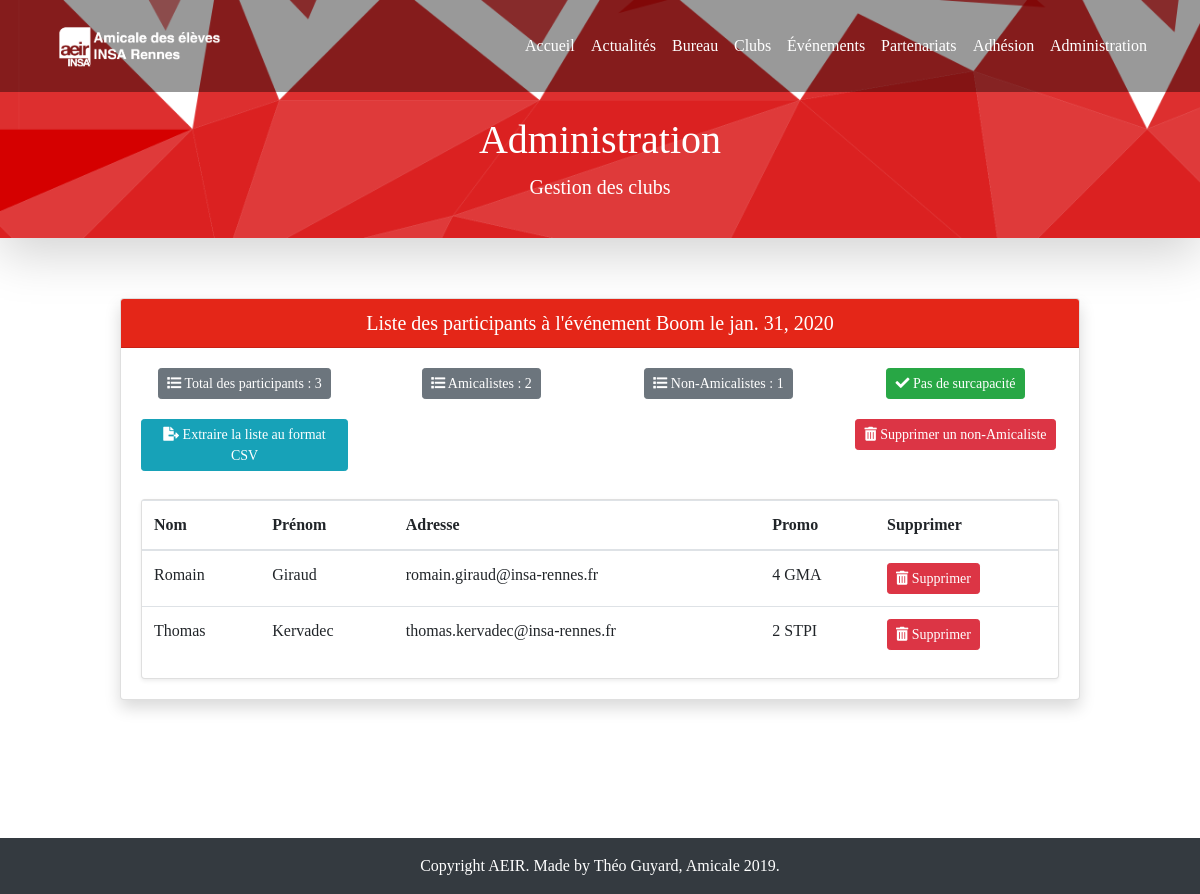
The app's page /administration/event_management_participants/10 (signed in) with its own data.
### administration/models.py (models this page shows)
class EventManagement(models.Model):
    name = models.CharField(max_length=200)
    date = models.DateField()
    participants = models.ManyToManyField(Adhesion, default=0, blank=True)
    participants_non_adherents = models.IntegerField(default=0)
    max_capacity = models.IntegerField(default=800, blank=True)
    @property
    def total_participants(self):
        return len(self.participants.all()) + self.participants_non_adherents
    @property
    def surcapacity(self):
        return self.total_participants > self.max_capacity
    def __str__(self):
        return self.name

### adhesion/models.py (models this page shows, shortened)
class Adhesion(models.Model):
    first_name = models.CharField(max_length=200)
    last_name = models.CharField(max_length=200)
    birthday = models.DateField(default=datetime.date.today)
    email = models.EmailField()
    picture = StdImageField(
        upload_to="adhesion_aeir",
        validators=[MinSizeValidator(230, 292), MaxSizeValidator(1080, 720)],
        variations={"thumbnail": {"width": 230, "height": 292, "crop": True}},
    )
    insa_student = models.BooleanField(default=False)
    school_year = models.CharField(max_length=200, choices=SCHOOL_YEAR)
    departement = models.CharField(max_length=200, choices=DEPARTEMENT)
    adhesion_date = models.DateField(auto_now_add=True)
    card_id = models.CharField(max_length=8, default=random_id)
    card_pwd = models.CharField(max_length=8, default=random_id)
    paid = models.BooleanField(default=False)
    valid_infos = models.BooleanField(default=True)

### administration/views.py (the view, shortened to what this page needs)
class AdministrationEventManagementParticipantsView(
    UserPassesTestMixin, LoginRequiredMixin, TemplateView
):
    login_url = "administration_login"
    template_name = "administration/event_management_participants.html"
    paginate_by = 50
    def get_context_data(self, **kwargs):
        context = super().get_context_data(**kwargs)
        context["page_title"] = "Administration"
        context["page_subtitle"] = "Gestion des clubs"
        context["event"] = EventManagement.objects.get(pk=self.kwargs["pk"])
        context["participants"] = (
            context["event"].participants.all().order_by("last_name")
        )
        return context
    def test_func(self):
        return self.request.user.groups.filter(name="Club management").exists()

### templates/administration/event_management_participants.html (shortened to what this page needs)
{% extends 'base.html' %}
{% block content %}
<div class="card shadow">
    <h5 class="card-header bg-primary text-white text-center">Liste des participants à l'événement {{ event }} le {{ event.date }}</h5>
    <div class="card-body">
        <div class="row pb-3">
            <div class="col-md-3 text-center">
                <div class="btn btn-sm btn-secondary mb-1"><i class="fas fa-list"></i> Total des participants : {{ event.total_participants }}</div>
            </div>
            <div class="col-md-3 text-center">
                <div class="btn btn-sm btn-secondary mb-1"><i class="fas fa-list"></i> Amicalistes : {{ participants|length }}</div>
            </div>
            <div class="col-md-3 text-center">
                <div class="btn btn-sm btn-secondary mb-1"><i class="fas fa-list"></i> Non-Amicalistes : {{ event.participants_non_adherents }}</div>
            </div>
            <div class="col-md-3 text-center">
                {% if event.surcapacity %}
                <div class="btn btn-sm btn-danger mb-1"><i class="fas fa-times"></i> Capacité maximale atteinte !</div>
                {% else %}
                <div class="btn btn-sm btn-success mb-1"><i class="fas fa-check"></i> Pas de surcapacité</div>
                {% endif %}
            </div>
        </div>
        <div class="row">
            <div class="col-md-3 text-center">
                <form method="post">
                    <button class="btn btn-sm btn-info mb-1" type="submit" name="csv_extract"><i class="fas fa-file-export"></i> Extraire la liste au format CSV</button>
                </form>
            </div>
            <div class="col-md-3 offset-md-6 text-center">
                <form method="post">
                    <button class="btn btn-sm btn-danger mb-1" type="submit" name="delete_non_adherent"><i class="fas fa-trash-alt"></i> Supprimer un non-Amicaliste</button>
                </form>
            </div>
        </div>
        <div class="row">
            <div class="col-12 mt-4">
                <div class="card shadow-sm">
                    <table class="table table-hover">
                        <thead>
                            <tr>
                            <th scope="col">Nom</th>
                            <th scope="col">Prénom</th>
                            <th scope="col">Adresse</th>
                            <th scope="col">Promo</th>
                            <th scope="col">Supprimer</th>
                            </tr>
                        </thead>
                        <tbody>
                            <form method="post">
                            {% if participants %}
                                {% for obj in participants %}
                                    <tr>
                                    <td>{{ obj.last_name }}</td>
                                    <td>{{ obj.first_name }}</td>
                                    <td>{{ obj.email }}</td>
                                    <td>{{ obj.school_year }} {{ obj.departement }}</td>
                                    <td><button class="btn btn-sm btn-danger" type="submit" name="delete_adherent_{{ obj.id }}"><i class="fas fa-trash-alt"></i> Supprimer</button></td>
                                    </tr>
                                {% endfor %}
                            {% endif %}
                            </form>
                        </tbody>
                    </table>
                </div>
            </div>
        </div>
    </div>
</div>
{% endblock %}

### static/css/style.css (style rules this page uses)
html, body { font-family: "DIN-pro"; height: 100%; }

### records on screen
EventManagement: name "Boom", date "jan. 31, 2020", total_participants "3", participants_non_adherents "1"
Adhesion: last_name "Romain", first_name "Giraud", email "romain.giraud@insa-rennes.fr", school_year "4", departement "GMA"
Adhesion: last_name "Thomas", first_name "Kervadec", email "thomas.kervadec@insa-rennes.fr", school_year "2", departement "STPI"

### other values on screen
{{ page_title }} "Administration"
{{ page_subtitle }} "Gestion des clubs"
{{ participants|length }} "2"
